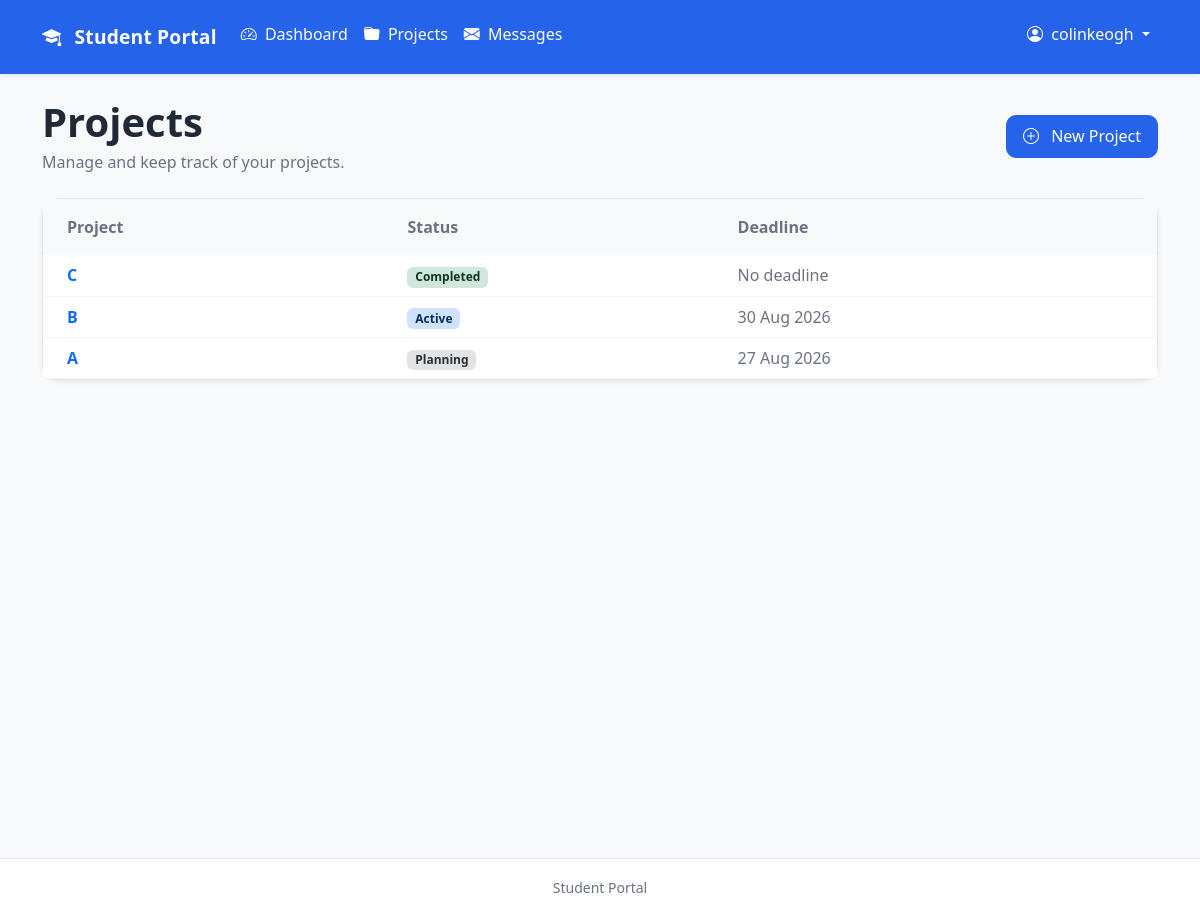
Page /projects/ (signed in) on the committed database.
### accounts/models.py (models this page shows)
class CustomUser(AbstractUser):
    pass

### projects/models.py (models this page shows, shortened)
class Project(models.Model):
    class Status(models.TextChoices):
        PLANNING = 'PL', "Planning"
        ACTIVE = "AC", "Active"
        COMPLETED = "CO", "Completed"
    title = models.CharField(max_length=200)
    description = models.TextField(
        blank=True
    )
    owner = models.ForeignKey(
        settings.AUTH_USER_MODEL,
        on_delete=models.CASCADE,
        related_name="owned_projects",
    )
    status = models.CharField(
        max_length=2,
        choices=Status.choices,
        default=Status.PLANNING,
    )
    deadline = models.DateField(
        null=True,
        blank=True,
    )
    created_at = models.DateTimeField(
        auto_now_add=True,
    )
    class Meta:
        ordering = ["-created_at"]

### projects/views.py (the view)
# urls.py: path("", views.project_list, name="list"),
@login_required
def project_list(request):
    projects = Project.objects.filter(
        owner=request.user,
    )
    return render(
        request,
        "projects/project_list.html",
        {
            "projects": projects,
        },
    )

### projects/templates/projects/project_list.html (shortened to what this page needs)
{% extends "base.html" %}
{% block content %}
<div class="container-fluid px-0">
    <div class="d-flex flex-column flex-md-row justify-content-between align-items-md-center gap-3 mb-4">
        <div>
            <h1 class="mb-1 fw-semibold">
                Projects
            </h1>
            <p class="text-muted mb-0">
                Manage and keep track of your projects.
            </p>
        </div>
        <a
            href="{% url 'projects:create' %}"
            class="btn btn-primary">
            <i class="bi bi-plus-circle me-2"></i>
            New Project
        </a>
    </div>
    {% if projects %}
        <div class="card shadow-sm">
            <div class="table-responsive">
                <table class="table table-hover align-middle mb-0">
                    <thead class="table-light">
                        <tr>
                            <th class="px-4 py-3">
                                Project
                            </th>
                            <th class="py-3">
                                Status
                            </th>
                            <th class="py-3 pe-4">
                                Deadline
                            </th>
                        </tr>
                    </thead>
                    <tbody>
                        {% for project in projects %}
                            <tr>
                                <td class="px-4">
                                    <a
                                        href="{% url 'projects:detail' project.pk %}"
                                        class="text-decoration-none fw-semibold">
                                        {{ project.title }}
                                    </a>
                                </td>
                                <td>
                                    {% if project.status == "PL" %}
                                        <span class="badge bg-secondary-subtle text-secondary-emphasis">
                                            {{ project.get_status_display }}
                                        </span>
                                    {% elif project.status == "AC" %}
                                        <span class="badge bg-primary-subtle text-primary-emphasis">
                                            {{ project.get_status_display }}
                                        </span>
                                    {% elif project.status == "CO" %}
                                        <span class="badge bg-success-subtle text-success-emphasis">
                                            {{ project.get_status_display }}
                                        </span>
                                    {% endif %}
                                </td>
                                <td class="text-muted pe-4">
                                    {% if project.deadline %}
                                        {{ project.deadline|date:"d M Y" }}
                                    {% else %}
                                        No deadline
                                    {% endif %}
                                </td>
                            </tr>
                        {% endfor %}
                    </tbody>
                </table>
            </div>
        </div>
    {% endif %}
</div>
{% endblock %}

### templates/base.html (shortened to what this page needs)
{% load static %}
<!DOCTYPE html>
<html lang="en">
<head>
    <link
        href="https://cdn.jsdelivr.net/npm/bootstrap@5.3.3/dist/css/bootstrap.min.css"
        rel="stylesheet">
    <link
        href="https://cdn.jsdelivr.net/npm/bootstrap-icons@1.11.3/font/bootstrap-icons.css"
        rel="stylesheet">
    <link
        rel="stylesheet"
        href="{% static 'css/style.css' %}">
</head>
<body class="bg-light">
    <nav class="navbar navbar-expand-lg bg-primary shadow-sm">
        <div class="container">
            <a
                class="navbar-brand fw-semibold text-white"
                href="{% url 'dashboard:home' %}">
                <i class="bi bi-mortarboard-fill me-2 text-white"></i>
                Student Portal
            </a>
            <div
                class="collapse navbar-collapse"
                id="navbarNav">
                {% if user.is_authenticated %}
                    <ul class="navbar-nav me-auto">
                        <li class="nav-item">
                            <a
                                class="nav-link text-white"
                                href="{% url 'dashboard:home' %}">
                                <i class="bi bi-speedometer2 me-1 text-white"></i>
                                Dashboard
                            </a>
                        </li>
                        <li class="nav-item">
                            <a
                                class="nav-link text-white"
                                href="{% url 'projects:list' %}">
                                <i class="bi bi-folder-fill me-1 text-white"></i>
                                Projects
                            </a>
                        </li>
                        <li class="nav-item">
                            <a
                                class="nav-link text-white"
                                href="{% url 'messaging:inbox' %}">
                                <i class="bi bi-envelope-fill me-1 text-white"></i>
                                Messages
                            </a>
                        </li>
                    </ul>
                    <ul class="navbar-nav ms-auto">
                        <li class="nav-item dropdown">
                            <a
                                class="nav-link dropdown-toggle text-white"
                                href="#"
                                id="accountDropdown"
                                role="button"
                                data-bs-toggle="dropdown"
                                aria-expanded="false">
                                <i class="bi bi-person-circle me-1 text-white"></i>
                                {{ user.username }}
                            </a>
                        </li>
                    </ul>
                {% endif %}
            </div>
        </div>
    </nav>
    <main class="container py-4">
        {% block content %}
        {% endblock %}
    </main>
    <footer class="border-top bg-white py-3 mt-5">
        <div class="container text-center">
            <small class="text-muted">
                Student Portal
            </small>
        </div>
    </footer>
</body>
</html>

### static/css/style.css (style rules this page uses)
:root { --primary: #2563eb; --primary-light: #dbeafe; --background: #f8fafc; --card: #ffffff; --border: #e5e7eb; --text: #1f2937; --text-muted: #6b7280; }
html, body { height: 100%; }
body { background: var(--background); color: var(--text); font-family: "Segoe UI", Tahoma, Geneva, Verdana, sans-serif; margin: 0; }
.navbar { min-height: 64px; background: var(--primary) !important; box-shadow: 0 2px 12px rgba(0,0,0,.08); }
.navbar-brand { font-size: 1.2rem; font-weight: 600; letter-spacing: .2px; }
.nav-link { color: var(--text-muted); border-radius: 12px; padding: .85rem 1rem; margin-bottom: .45rem; transition: all .25s ease; font-weight: 500; }
.nav-link i { margin-right: .7rem; }
main { min-height: calc(100vh - 64px); }
.text-muted { color: var(--text-muted) !important; }
.card { background: white; border: 1px solid var(--border); border-radius: 18px; box-shadow: 0 4px 12px rgba(0,0,0,.05); transition: transform .25s, box-shadow .25s, border-color .25s; }
.table { margin-bottom: 0; background: white; }
.table thead { background: #f9fafb; }
.table th { border: none; color: var(--text-muted); font-weight: 600; }
.table td { border-color: #f3f4f6; vertical-align: middle; }
.btn { border-radius: 10px; padding: .55rem 1rem; font-weight: 500; }
.btn-primary { background: var(--primary); border-color: var(--primary); }

### rows in the picture
CustomUser: username "colinkeogh"
Project: title "C", status "Completed", shows "No deadline"
Project: title "B", status "Active", deadline "30 Aug 2026"
Project: title "A", status "Planning", deadline "27 Aug 2026"
